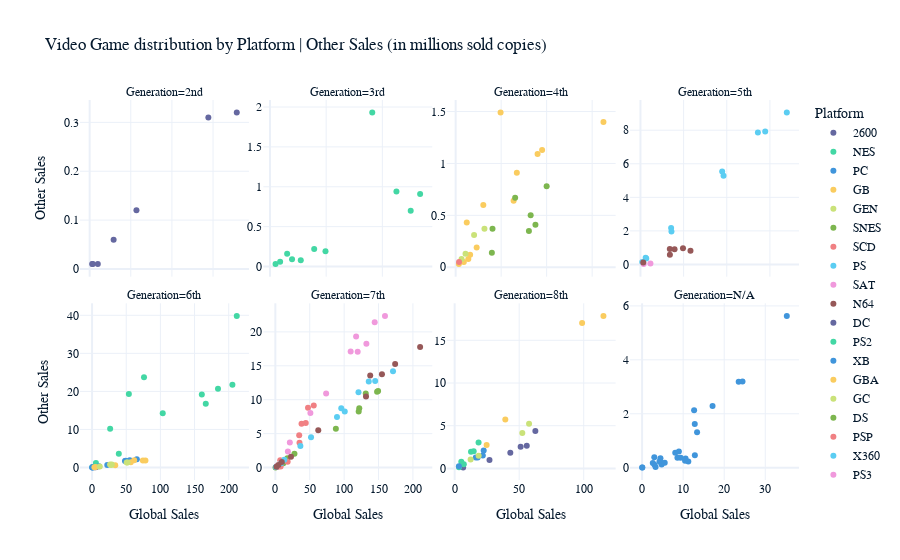

Notebook code for this chart:
### Code cell
import plotly.express as px

df = result.where(result["Other Sales"] != 0).dropna()

fig = px.scatter(df, x="Global Sales",facet_col="Generation", y="Other Sales", color="Platform", hover_name="Year",facet_col_wrap=4,category_orders={"Generation": ["2nd", "3rd", "4th", "5th","6th","7th","8th"]},title="Video Game distribution by Platform | Other Sales (in millions sold copies)")

fig.update_traces(textposition="bottom right")
fig.update_xaxes(matches=None)
fig.update_yaxes(matches=None,showticklabels=True)
fig.show()

fig.write_image("./img/OtherSales.png")

### Figure 1 — Plotly figure (JSON) as saved in the notebook; plotly's stock layout.template omitted (floating-point values rounded to 4 significant figures)
{"data": [{"hovertemplate": "<b>%{hovertext}</b><br><br>Platform=2600<br>Generation=2nd<br>Global Sales=%{x}<br>Other Sales=%{y}<extra></extra>", "hovertext": [1980, 1981, 1982, 1983, 1987, 1988, 1989], "legendgroup": "2600", "marker": {"color": "#6568a0", "symbol": "circle"}, "mode": "markers", "name": "2600", "orientation": "v", "showlegend": true, "x": [11.38, 35.77, 28.86, 5.83, 1.98, 0.75, 0.62], "xaxis": "x5", "y": [0.12, 0.32, 0.31, 0.06, 0.01, 0.01, 0.01], "yaxis": "y5", "type": "scatter", "textposition": "bottom right"}, {"hovertemplate": "<b>%{hovertext}</b><br><br>Platform=NES<br>Generation=3rd<br>Global Sales=%{x}<br>Other Sales=%{y}<extra></extra>", "hovertext": [1983, 1984, 1985, 1986, 1987, 1988, 1989, 1990, 1991, 1992, 1993], "legendgroup": "NES", "marker": {"color": "#43d7a4", "symbol": "circle"}, "mode": "markers", "name": "NES", "orientation": "v", "showlegend": true, "x": [10.96, 50.09, 53.44, 36.41, 19.76, 45.01, 7.85, 15.74, 6.11, 1.98, 3.61], "xaxis": "x6", "y": [0.08, 0.7, 0.91, 1.93, 0.19, 0.94, 0.09, 0.22, 0.16, 0.03, 0.06], "yaxis": "y6", "type": "scatter", "textposition": "bottom right"}, {"hovertemplate": "<b>%{hovertext}</b><br><br>Platform=PC<br>Generation=N/A<br>Global Sales=%{x}<br>Other Sales=%{y}<extra></extra>", "hovertext": [1985, 1988, 1992, 1994, 1995, 1996, 1997, 1998, 1999, 2000, 2001, 2002, 2003, 2004, 2005, 2006, 2007, 2008, 2009, 2010, 2011, 2012, 2013, 2014, 2015, 2016], "legendgroup": "PC", "marker": {"color": "#4095db", "symbol": "circle"}, "mode": "markers", "name": "PC", "orientation": "v", "showlegend": true, "x": [0.03, 0.03, 3.02, 12.85, 4.23, 10.59, 11.26, 3.28, 4.75, 4.68, 5.51, 8.6, 8.96, 10.46, 4.47, 2.97, 9.4, 12.67, 17.16, 24.46, 35.25, 23.53, 12.83, 13.39, 8.07, 2.6], "xaxis": "x4", "y": [0.01, 0.01, 0.11, 0.46, 0.23, 0.34, 0.23, 0.03, 0.12, 0.18, 0.18, 0.37, 0.6, 0.26, 0.35, 0.39, 0.37, 2.13, 2.29, 3.2, 5.63, 3.19, 1.62, 1.31, 0.55, 0.17], "yaxis": "y4", "type": "scatter", "textposition": "bottom right"}, {"hovertemplate": "<b>%{hovertext}</b><br><br>Platform=GB<br>Generation=4th<br>Global Sales=%{x}<br>Other Sales=%{y}<extra></extra>", "hovertext": [1988, 1989, 1990, 1991, 1992, 1994, 1995, 1996, 1997, 1998, 1999, 2000, 2001], "legendgroup": "GB", "marker": {"color": "#facc5f", "symbol": "circle"}, "mode": "markers", "name": "GB", "orientation": "v", "showlegend": true, "x": [1.43, 64.98, 4.89, 5.57, 25.48, 12.17, 3.6, 36.02, 6.37, 26.9, 38.01, 19.76, 9.24], "xaxis": "x7", "y": [0.03, 1.4, 0.43, 0.08, 0.64, 0.6, 0.05, 1.09, 0.12, 0.91, 1.13, 1.49, 0.19], "yaxis": "y7", "type": "scatter", "textposition": "bottom right"}, {"hovertemplate": "<b>%{hovertext}</b><br><br>Platform=GEN<br>Generation=4th<br>Global Sales=%{x}<br>Other Sales=%{y}<extra></extra>", "hovertext": [1990, 1991, 1992, 1994], "legendgroup": "GEN", "marker": {"color": "#cae279", "symbol": "circle"}, "mode": "markers", "name": "GEN", "orientation": "v", "showlegend": true, "x": [2.6, 4.34, 12.66, 8.11], "xaxis": "x7", "y": [0.08, 0.13, 0.37, 0.31], "yaxis": "y7", "type": "scatter", "textposition": "bottom right"}, {"hovertemplate": "<b>%{hovertext}</b><br><br>Platform=SNES<br>Generation=4th<br>Global Sales=%{x}<br>Other Sales=%{y}<extra></extra>", "hovertext": [1990, 1991, 1992, 1993, 1994, 1995, 1996], "legendgroup": "SNES", "marker": {"color": "#7db64f", "symbol": "circle"}, "mode": "markers", "name": "SNES", "orientation": "v", "showlegend": true, "x": [26.16, 16.21, 32.98, 40.01, 35.08, 32.21, 15.93], "xaxis": "x7", "y": [0.67, 0.37, 0.5, 0.78, 0.41, 0.35, 0.14], "yaxis": "y7", "type": "scatter", "textposition": "bottom right"}, {"hovertemplate": "<b>%{hovertext}</b><br><br>Platform=SCD<br>Generation=4th<br>Global Sales=%{x}<br>Other Sales=%{y}<extra></extra>", "hovertext": [1993], "legendgroup": "SCD", "marker": {"color": "#f08083", "symbol": "circle"}, "mode": "markers", "name": "SCD", "orientation": "v", "showlegend": true, "x": [1.5], "xaxis": "x7", "y": [0.05], "yaxis": "y7", "type": "scatter", "textposition": "bottom right"}, {"hovertemplate": "<b>%{hovertext}</b><br><br>Platform=PS<br>Generation=5th<br>Global Sales=%{x}<br>Other Sales=%{y}<extra></extra>", "hovertext": [1994, 1995, 1996, 1997, 1998, 1999, 2000, 2001, 2002, 2003], "legendgroup": "PS", "marker": {"color": "#5bcdf2", "symbol": "circle"}, "mode": "markers", "name": "PS", "orientation": "v", "showlegend": true, "x": [6.02, 35.92, 94.68, 136.1, 169.6, 144.6, 96.28, 35.52, 6.69, 2.05], "xaxis": "x8", "y": [0.4, 1.96, 5.54, 7.87, 9.05, 7.92, 5.28, 2.17, 0.36, 0.14], "yaxis": "y8", "type": "scatter", "textposition": "bottom right"}, {"hovertemplate": "<b>%{hovertext}</b><br><br>Platform=SAT<br>Generation=5th<br>Global Sales=%{x}<br>Other Sales=%{y}<extra></extra>", "hovertext": [1994, 1995], "legendgroup": "SAT", "marker": {"color": "#f099dc", "symbol": "circle"}, "mode": "markers", "name": "SAT", "orientation": "v", "showlegend": true, "x": [3.64, 11.58], "xaxis": "x8", "y": [0.02, 0.05], "yaxis": "y8", "type": "scatter", "textposition": "bottom right"}, {"hovertemplate": "<b>%{hovertext}</b><br><br>Platform=N64<br>Generation=5th<br>Global Sales=%{x}<br>Other Sales=%{y}<extra></extra>", "hovertext": [1996, 1997, 1998, 1999, 2000, 2001], "legendgroup": "N64", "marker": {"color": "#965858", "symbol": "circle"}, "mode": "markers", "name": "N64", "orientation": "v", "showlegend": true, "x": [34.11, 39.51, 49.28, 57.96, 34.01, 3.26], "xaxis": "x8", "y": [0.58, 0.91, 0.96, 0.82, 0.92, 0.12], "yaxis": "y8", "type": "scatter", "textposition": "bottom right"}, {"hovertemplate": "<b>%{hovertext}</b><br><br>Platform=DC<br>Generation=6th<br>Global Sales=%{x}<br>Other Sales=%{y}<extra></extra>", "hovertext": [1998, 1999, 2000], "legendgroup": "DC", "marker": {"color": "#6568a0", "symbol": "circle"}, "mode": "markers", "name": "DC", "orientation": "v", "showlegend": true, "x": [3.39, 5.17, 5.99], "xaxis": "x", "y": [0.08, 0.06, 0.13], "yaxis": "y", "type": "scatter", "textposition": "bottom right"}, {"hovertemplate": "<b>%{hovertext}</b><br><br>Platform=PS2<br>Generation=6th<br>Global Sales=%{x}<br>Other Sales=%{y}<extra></extra>", "hovertext": [2000, 2001, 2002, 2003, 2004, 2005, 2006, 2007, 2008, 2009, 2010, 2011], "legendgroup": "PS2", "marker": {"color": "#43d7a4", "symbol": "circle"}, "mode": "markers", "name": "PS2", "orientation": "v", "showlegend": true, "x": [39.11, 166.4, 205.4, 184.3, 211.8, 160.7, 103.4, 76, 53.83, 26.45, 5.63, 0.47], "xaxis": "x", "y": [3.58, 16.78, 21.72, 20.69, 39.85, 19.15, 14.24, 23.69, 19.31, 10.16, 1.2, 0.1], "yaxis": "y", "type": "scatter", "textposition": "bottom right"}, {"hovertemplate": "<b>%{hovertext}</b><br><br>Platform=XB<br>Generation=6th<br>Global Sales=%{x}<br>Other Sales=%{y}<extra></extra>", "hovertext": [2000, 2001, 2002, 2003, 2004, 2005, 2006, 2007, 2008], "legendgroup": "XB", "marker": {"color": "#4095db", "symbol": "circle"}, "mode": "markers", "name": "XB", "orientation": "v", "showlegend": true, "x": [0.99, 22.24, 48.15, 55.16, 65.5, 49.17, 10.15, 0.55, 0.18], "xaxis": "x", "y": [0.04, 0.63, 1.69, 1.91, 2.13, 1.73, 0.32, 0.02, 0.01], "yaxis": "y", "type": "scatter", "textposition": "bottom right"}, {"hovertemplate": "<b>%{hovertext}</b><br><br>Platform=GBA<br>Generation=6th<br>Global Sales=%{x}<br>Other Sales=%{y}<extra></extra>", "hovertext": [2001, 2002, 2003, 2004, 2005, 2006, 2007], "legendgroup": "GBA", "marker": {"color": "#facc5f", "symbol": "circle"}, "mode": "markers", "name": "GBA", "orientation": "v", "showlegend": true, "x": [61.62, 74.38, 56.73, 78.09, 33.9, 5.35, 3.43], "xaxis": "x", "y": [1.91, 1.81, 1.36, 1.81, 0.58, 0.09, 0.05], "yaxis": "y", "type": "scatter", "textposition": "bottom right"}, {"hovertemplate": "<b>%{hovertext}</b><br><br>Platform=GC<br>Generation=6th<br>Global Sales=%{x}<br>Other Sales=%{y}<extra></extra>", "hovertext": [2001, 2002, 2003, 2004, 2005, 2006], "legendgroup": "GC", "marker": {"color": "#cae279", "symbol": "circle"}, "mode": "markers", "name": "GC", "orientation": "v", "showlegend": true, "x": [26.3, 51.93, 50.66, 28.89, 27.8, 11.29], "xaxis": "x", "y": [0.78, 1.33, 1.31, 0.78, 0.67, 0.26], "yaxis": "y", "type": "scatter", "textposition": "bottom right"}, {"hovertemplate": "<b>%{hovertext}</b><br><br>Platform=DS<br>Generation=7th<br>Global Sales=%{x}<br>Other Sales=%{y}<extra></extra>", "hovertext": [2004, 2005, 2006, 2007, 2008, 2009, 2010, 2011, 2012, 2013, 2020], "legendgroup": "DS", "marker": {"color": "#7db64f", "symbol": "circle"}, "mode": "markers", "name": "DS", "orientation": "v", "showlegend": true, "x": [17.46, 131.4, 121.2, 149.4, 147.9, 122.0, 87.98, 27.8, 11.64, 1.96, 0.29], "xaxis": "x2", "y": [1.37, 10.91, 8.28, 11.27, 11.16, 8.73, 5.73, 2.02, 0.63, 0.17, 0.02], "yaxis": "y2", "type": "scatter", "textposition": "bottom right"}, {"hovertemplate": "<b>%{hovertext}</b><br><br>Platform=PSP<br>Generation=7th<br>Global Sales=%{x}<br>Other Sales=%{y}<extra></extra>", "hovertext": [2004, 2005, 2006, 2007, 2008, 2009, 2010, 2011, 2012, 2013], "legendgroup": "PSP", "marker": {"color": "#f08083", "symbol": "circle"}, "mode": "markers", "name": "PSP", "orientation": "v", "showlegend": true, "x": [7.13, 44.23, 55.85, 47.48, 34.68, 38.07, 35.11, 17.89, 7.72, 3.19], "xaxis": "x2", "y": [1.09, 6.56, 9.14, 8.8, 4.76, 6.45, 3.65, 0.86, 0.14, 0.07], "yaxis": "y2", "type": "scatter", "textposition": "bottom right"}, {"hovertemplate": "<b>%{hovertext}</b><br><br>Platform=X360<br>Generation=7th<br>Global Sales=%{x}<br>Other Sales=%{y}<extra></extra>", "hovertext": [2005, 2006, 2007, 2008, 2009, 2010, 2011, 2012, 2013, 2014, 2015, 2016], "legendgroup": "X360", "marker": {"color": "#5bcdf2", "symbol": "circle"}, "mode": "markers", "name": "X360", "orientation": "v", "showlegend": true, "x": [8.32, 51.88, 95.84, 135.8, 120.8, 171.1, 145.1, 100.9, 89.61, 36.42, 13.05, 0.83], "xaxis": "x2", "y": [0.63, 4.46, 8.74, 12.69, 11.09, 14.21, 12.75, 8.27, 7.44, 3.18, 1.14, 0.07], "yaxis": "y2", "type": "scatter", "textposition": "bottom right"}, {"hovertemplate": "<b>%{hovertext}</b><br><br>Platform=PS3<br>Generation=7th<br>Global Sales=%{x}<br>Other Sales=%{y}<extra></extra>", "hovertext": [2006, 2007, 2008, 2009, 2010, 2011, 2012, 2013, 2014, 2015, 2016], "legendgroup": "PS3", "marker": {"color": "#f099dc", "symbol": "circle"}, "mode": "markers", "name": "PS3", "orientation": "v", "showlegend": true, "x": [21.07, 73.81, 119.7, 132.3, 144.4, 159.4, 109.5, 117.4, 50.96, 18.22, 2.59], "xaxis": "x2", "y": [3.69, 10.91, 17.08, 18.26, 21.44, 22.36, 17.12, 19.33, 8.05, 2.35, 0.22], "yaxis": "y2", "type": "scatter", "textposition": "bottom right"}, {"hovertemplate": "<b>%{hovertext}</b><br><br>Platform=Wii<br>Generation=7th<br>Global Sales=%{x}<br>Other Sales=%{y}<extra></extra>", "hovertext": [2006, 2007, 2008, 2009, 2010, 2011, 2012, 2013, 2014, 2015], "legendgroup": "Wii", "marker": {"color": "#965858", "symbol": "circle"}, "mode": "markers", "name": "Wii", "orientation": "v", "showlegend": true, "x": [137.9, 155.0, 174.2, 210.4, 131.8, 62.41, 22.77, 9.36, 4.44, 1.55], "xaxis": "x2", "y": [13.56, 13.75, 15.25, 17.79, 10.47, 5.5, 1.59, 0.81, 0.36, 0.12], "yaxis": "y2", "type": "scatter", "textposition": "bottom right"}, {"hovertemplate": "<b>%{hovertext}</b><br><br>Platform=3DS<br>Generation=8th<br>Global Sales=%{x}<br>Other Sales=%{y}<extra></extra>", "hovertext": [2011, 2012, 2013, 2014, 2015, 2016], "legendgroup": "3DS", "marker": {"color": "#6568a0", "symbol": "circle"}, "mode": "markers", "name": "3DS", "orientation": "v", "showlegend": true, "x": [62.53, 51.14, 55.88, 43.14, 26.99, 6.6], "xaxis": "x3", "y": [4.38, 2.55, 2.67, 1.84, 0.99, 0.12], "yaxis": "y3", "type": "scatter", "textposition": "bottom right"}, {"hovertemplate": "<b>%{hovertext}</b><br><br>Platform=PSV<br>Generation=8th<br>Global Sales=%{x}<br>Other Sales=%{y}<extra></extra>", "hovertext": [2011, 2012, 2013, 2014, 2015, 2016], "legendgroup": "PSV", "marker": {"color": "#43d7a4", "symbol": "circle"}, "mode": "markers", "name": "PSV", "orientation": "v", "showlegend": true, "x": [5.15, 18.53, 12.69, 14.74, 7.1, 3.4], "xaxis": "x3", "y": [0.79, 3.05, 1.94, 2.01, 0.48, 0.14], "yaxis": "y3", "type": "scatter", "textposition": "bottom right"}, {"hovertemplate": "<b>%{hovertext}</b><br><br>Platform=WiiU<br>Generation=8th<br>Global Sales=%{x}<br>Other Sales=%{y}<extra></extra>", "hovertext": [2012, 2013, 2014, 2015, 2016], "legendgroup": "WiiU", "marker": {"color": "#4095db", "symbol": "circle"}, "mode": "markers", "name": "WiiU", "orientation": "v", "showlegend": true, "x": [17.84, 21.84, 22.51, 16.38, 3.29], "xaxis": "x3", "y": [1.28, 1.52, 2.11, 1.29, 0.25], "yaxis": "y3", "type": "scatter", "textposition": "bottom right"}, {"hovertemplate": "<b>%{hovertext}</b><br><br>Platform=PS4<br>Generation=8th<br>Global Sales=%{x}<br>Other Sales=%{y}<extra></extra>", "hovertext": [2013, 2014, 2015, 2016], "legendgroup": "PS4", "marker": {"color": "#facc5f", "symbol": "circle"}, "mode": "markers", "name": "PS4", "orientation": "v", "showlegend": true, "x": [24.76, 98.76, 115.3, 39.25], "xaxis": "x3", "y": [2.75, 17.02, 17.86, 5.73], "yaxis": "y3", "type": "scatter", "textposition": "bottom right"}, {"hovertemplate": "<b>%{hovertext}</b><br><br>Platform=XOne<br>Generation=8th<br>Global Sales=%{x}<br>Other Sales=%{y}<extra></extra>", "hovertext": [2013, 2014, 2015, 2016], "legendgroup": "XOne", "marker": {"color": "#cae279", "symbol": "circle"}, "mode": "markers", "name": "XOne", "orientation": "v", "showlegend": true, "x": [18.6, 52.43, 57.66, 12.37], "xaxis": "x3", "y": [1.5, 4.14, 5.23, 1.05], "yaxis": "y3", "type": "scatter", "textposition": "bottom right"}], "layout": {"xaxis": {"anchor": "y", "domain": [0, 0.235], "title": {"text": "Global Sales"}}, "yaxis": {"anchor": "x", "domain": [0, 0.465], "title": {"text": "Other Sales"}, "showticklabels": true}, "xaxis2": {"anchor": "y2", "domain": [0.255, 0.49], "title": {"text": "Global Sales"}}, "yaxis2": {"anchor": "x2", "domain": [0, 0.465], "showticklabels": true}, "xaxis3": {"anchor": "y3", "domain": [0.51, 0.745], "title": {"text": "Global Sales"}}, "yaxis3": {"anchor": "x3", "domain": [0, 0.465], "showticklabels": true}, "xaxis4": {"anchor": "y4", "domain": [0.765, 1.0], "title": {"text": "Global Sales"}}, "yaxis4": {"anchor": "x4", "domain": [0, 0.465], "showticklabels": true}, "xaxis5": {"anchor": "y5", "domain": [0, 0.235], "showticklabels": false}, "yaxis5": {"anchor": "x5", "domain": [0.535, 1.0], "title": {"text": "Other Sales"}, "showticklabels": true}, "xaxis6": {"anchor": "y6", "domain": [0.255, 0.49], "showticklabels": false}, "yaxis6": {"anchor": "x6", "domain": [0.535, 1.0], "showticklabels": true}, "xaxis7": {"anchor": "y7", "domain": [0.51, 0.745], "showticklabels": false}, "yaxis7": {"anchor": "x7", "domain": [0.535, 1.0], "showticklabels": true}, "xaxis8": {"anchor": "y8", "domain": [0.765, 1.0], "showticklabels": false}, "yaxis8": {"anchor": "x8", "domain": [0.535, 1.0], "showticklabels": true}, "annotations": [{"font": {}, "showarrow": false, "text": "Generation=6th", "x": 0.1175, "xanchor": "center", "xref": "paper", "y": 0.465, "yanchor": "bottom", "yref": "paper"}, {"font": {}, "showarrow": false, "text": "Generation=7th", "x": 0.3725, "xanchor": "center", "xref": "paper", "y": 0.465, "yanchor": "bottom", "yref": "paper"}, {"font": {}, "showarrow": false, "text": "Generation=8th", "x": 0.6275, "xanchor": "center", "xref": "paper", "y": 0.465, "yanchor": "bottom", "yref": "paper"}, {"font": {}, "showarrow": false, "text": "Generation=N/A", "x": 0.8825, "xanchor": "center", "xref": "paper", "y": 0.465, "yanchor": "bottom", "yref": "paper"}, {"font": {}, "showarrow": false, "text": "Generation=2nd", "x": 0.1175, "xanchor": "center", "xref": "paper", "y": 1.0, "yanchor": "bottom", "yref": "paper"}, {"font": {}, "showarrow": false, "text": "Generation=3rd", "x": 0.3725, "xanchor": "center", "xref": "paper", "y": 1.0, "yanchor": "bottom", "yref": "paper"}, {"font": {}, "showarrow": false, "text": "Generation=4th", "x": 0.6275, "xanchor": "center", "xref": "paper", "y": 1.0, "yanchor": "bottom", "yref": "paper"}, {"font": {}, "showarrow": false, "text": "Generation=5th", "x": 0.8825, "xanchor": "center", "xref": "paper", "y": 1.0, "yanchor": "bottom", "yref": "paper"}], "legend": {"title": {"text": "Platform"}, "tracegroupgap": 0}, "title": {"text": "Video Game distribution by Platform | Other Sales (in millions sold copies)"}}}
